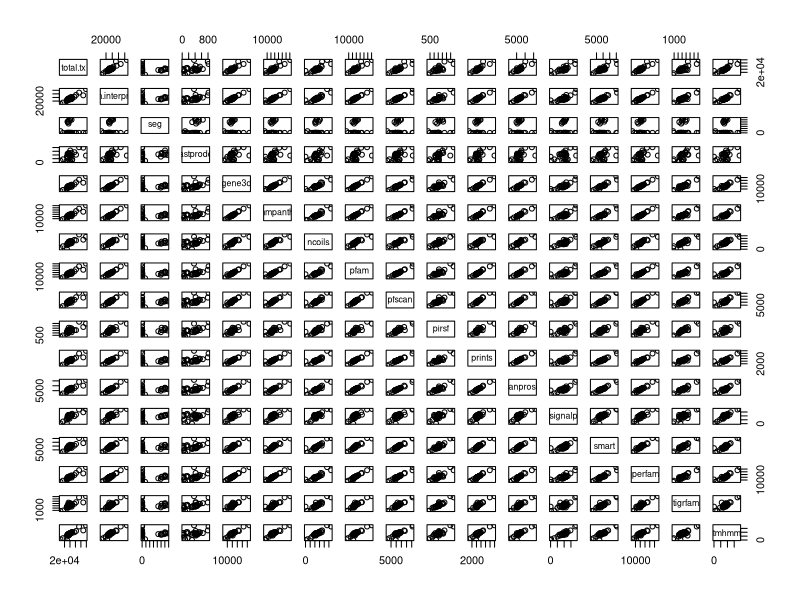
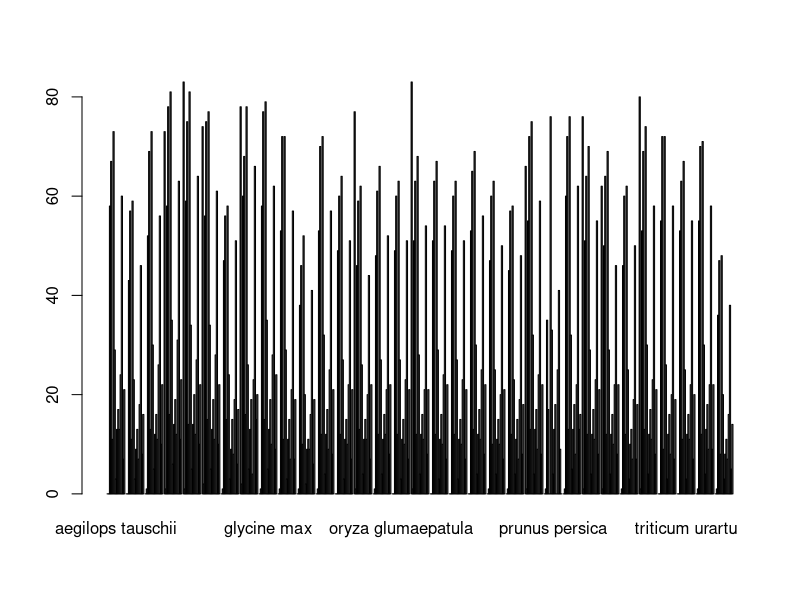
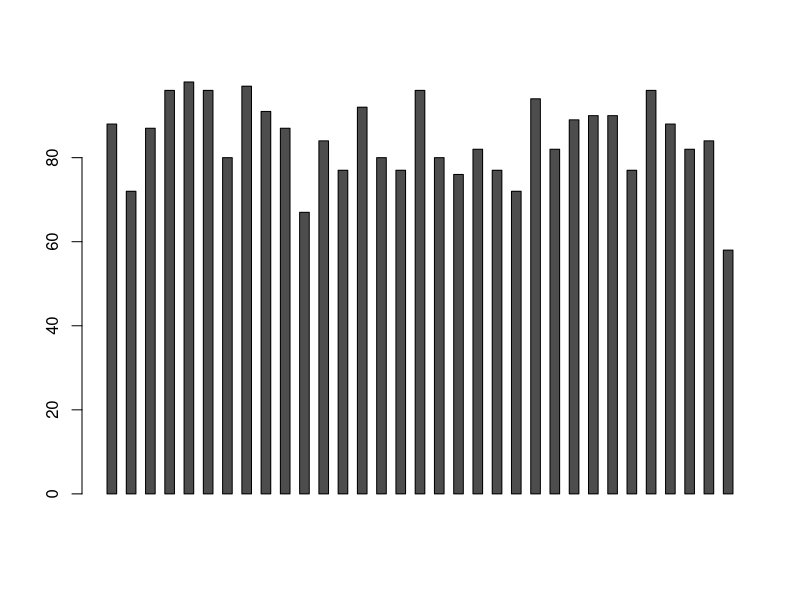
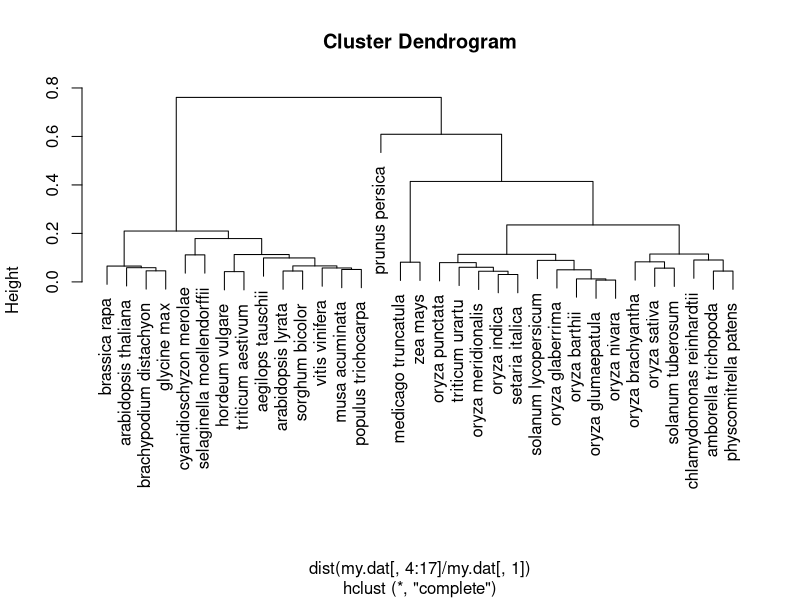
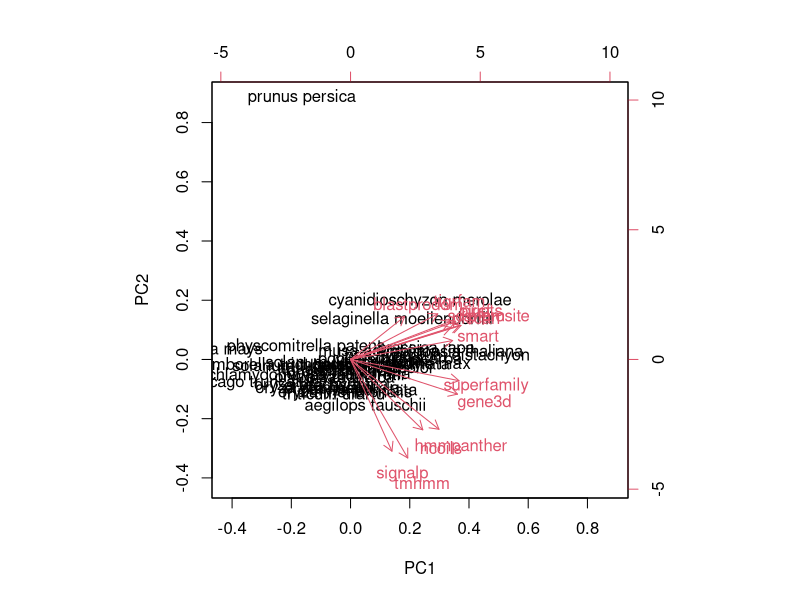
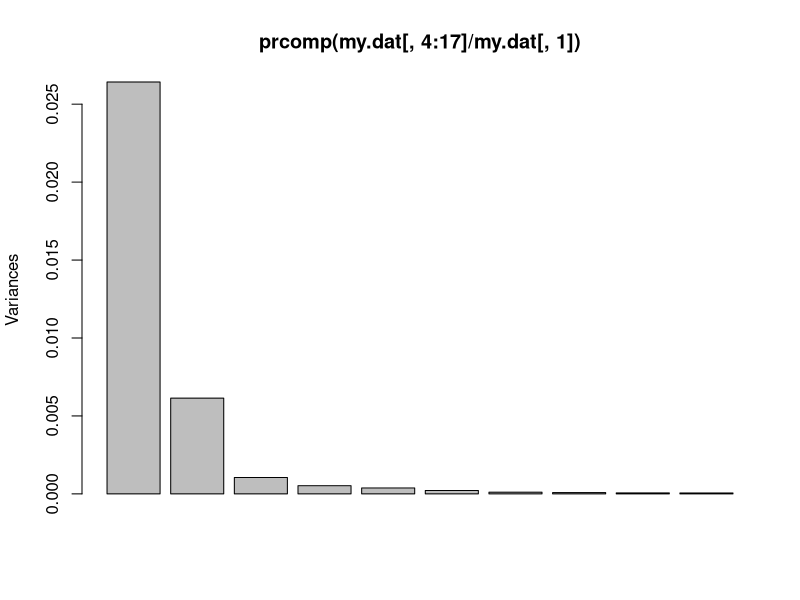

The R script that drew these images, in order:

my.dat <-
  read.table("count_interpro_coverage.dat", row.names=1)
head(my.dat)
nrow(my.dat)

rownames(my.dat)

## GO R!
rownames(my.dat) <- 
  sapply(strsplit(rownames(my.dat), '_'),
         function(x){paste(x[1:2], collapse=' ')}
         )
                                       

colnames(my.dat) <-
  c("total.tx",
    "sum.interpro.tx",
    "seg",
    "blastprodom",
    "gene3d",
    "hmmpanther",
    "ncoils",
    "pfam",
    "pfscan",
    "pirsf",
    "prints",
    "scanprosite",
    "signalp",
    "smart",
    "superfamily",
    "tigrfam",
    "tmhmm")

head(my.dat)

plot(my.dat)

barplot(
        t(
          as.matrix(
                    round(my.dat[,3:17]/my.dat[,1]*100)
                    )
          ),
        beside=TRUE
        )

barplot(
        t(
          as.matrix(
                    round(my.dat[,2]/my.dat[,1]*100)
                    )
          ),
        beside=TRUE
        )


plot(hclust(dist(my.dat[,4:17]/my.dat[,1])))

biplot(prcomp(my.dat[,4:17]/my.dat[,1], scale=TRUE))

plot(prcomp(my.dat[,4:17]/my.dat[,1]))

